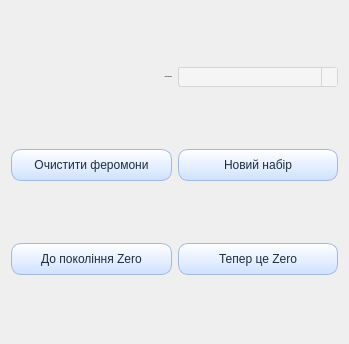
       <widget class="QWidget" name="scrollAreaWidgetContents_2">
        <property name="geometry">
         <rect>
          <x>0</x>
          <y>0</y>
          <width>349</width>
          <height>344</height>
         </rect>
        </property>
        <layout class="QGridLayout" name="gridLayout_2">
         <property name="leftMargin">
          <number>2</number>
         </property>
         <property name="topMargin">
          <number>2</number>
         </property>
         <property name="rightMargin">
          <number>2</number>
         </property>
         <property name="bottomMargin">
          <number>2</number>
         </property>
         <property name="spacing">
          <number>2</number>
         </property>
         <item row="0" column="0">
          <widget class="QWidget" name="widget_3" native="true">
           <property name="minimumSize">
            <size>
             <width>0</width>
             <height>0</height>
            </size>
           </property>
           <property name="styleSheet">
            <string notr="true">background-color: #c8ffc8;

QPushButton {
    background: qlineargradient(x1:0, y1:0, x2:0, y2:1, stop:0 #ffffff, stop:1 #cfe1ff);
    color: #1c2e40;
    border: 1px solid #a2b9df;
    border-radius: 10px;
    padding: 8px 16px;
    outline: none;
}

QPushButton:hover {
    background: qlineargradient(x1:0, y1:0, x2:0, y2:1, stop:0 #f0f7ff, stop:1 #b6cfff);
    border: 2px solid #819ac4;
}

QPushButton:pressed {
    background: qlineargradient(x1:0, y1:0, x2:0, y2:1, stop:0 #d1e4ff, stop:1 #a2b9df);
    border: 2px solid #5c7aa4;
}

QPushButton:disabled {
    background: #e0eaf5;
    border: 2px solid #c0cddc;
    color: #95a5b8;
}
</string>
           </property>
           <layout class="QGridLayout" name="gridLayout_6">
            <item row="0" column="0">
             <widget class="QLabel" name="label_15">
              <property name="minimumSize">
               <size>
                <width>50</width>
                <height>0</height>
               </size>
              </property>
              <property name="maximumSize">
               <size>
                <width>200</width>
                <height>16777215</height>
               </size>
              </property>
              <property name="font">
               <font>
                <family>Arial</family>
                <pointsize>-1</pointsize>
                <bold>true</bold>
               </font>
              </property>
              <property name="styleSheet">
               <string notr="true">color: black</string>
              </property>
              <property name="text">
               <string>Готові набори:</string>
              </property>
              <property name="alignment">
               <set>Qt::AlignRight|Qt::AlignTrailing|Qt::AlignVCenter</set>
              </property>
             </widget>
            </item>
            <item row="1" column="1">
             <widget class="QPushButton" name="NewSetButton">
              <property name="styleSheet">
               <string notr="true">QPushButton {
    background: qlineargradient(x1:0, y1:0, x2:0, y2:1, stop:0 #ffffff, stop:1 #cfe1ff);
    color: #1c2e40;
    border: 1px solid #a2b9df;
    border-radius: 10px;
    padding: 8px 16px;
    outline: none;
}

QPushButton:hover {
    background: qlineargradient(x1:0, y1:0, x2:0, y2:1, stop:0 #f0f7ff, stop:1 #b6cfff);
    border: 2px solid #819ac4;
}

QPushButton:pressed {
    background: qlineargradient(x1:0, y1:0, x2:0, y2:1, stop:0 #d1e4ff, stop:1 #a2b9df);
    border: 2px solid #5c7aa4;
}

QPushButton:disabled {
    background: #e0eaf5;
    border: 2px solid #c0cddc;
    color: #95a5b8;
}
</string>
              </property>
              <property name="text">
               <string>Новий набір</string>
              </property>
             </widget>
            </item>
            <item row="0" column="1">
             <widget class="QComboBox" name="SettingsSetCB">
              <property name="styleSheet">
               <string notr="true">QComboBox {
    border: 1px solid #d5d5d5;  /* Зовнішня рамка */
    background: #f5f5f5;        /* Колір фону */
    padding: 1px 18px 1px 3px; /* Зовнішні відступи */
    border-radius: 3px;        /* Радіус скруглення кутів */
    min-width: 6em;            /* Мінімальна ширина */
	color: #1c2e40;
    selection-background-color: #ffffff; /* Білий фон для вибраного елемента */
    selection-color: black; /* Колір тексту вибраного елемента */
}
QComboBox:editable {
    background: white;         /* Колір фону в режимі редагування */
	color: #1c2e40;
}
QComboBox::drop-down {
    background: #f5f5f5;        /* Колір фону */
	color: #1c2e40;
    subcontrol-origin: padding;
    subcontrol-position: top right;
    width: 15px;               /* Ширина кнопки випадаючого списку */
    border-left: 1px solid #d5d5d5;  /* Ліва грань кнопки */
}
QComboBox::down-arrow {
	
	width: 13px;

   image: url(:/AntsSettingsVisual/arrow-down.png);  /* Зображення стрілки вниз */
}
QComboBox QAbstractItemView {
	background: #f5f5f5dd;        /* Колір фону */
	color: #1c2e40;
    border: 2px solid darkgray;
    selection-background-color: lightgray;
}</string>
              </property>
             </widget>
            </item>
            <item row="1" column="0">
             <widget class="QPushButton" name="ClearPheromonButton">
              <property name="styleSheet">
               <string notr="true">QPushButton {
    background: qlineargradient(x1:0, y1:0, x2:0, y2:1, stop:0 #ffffff, stop:1 #cfe1ff);
    color: #1c2e40;
    border: 1px solid #a2b9df;
    border-radius: 10px;
    padding: 8px 16px;
    outline: none;
}

QPushButton:hover {
    background: qlineargradient(x1:0, y1:0, x2:0, y2:1, stop:0 #f0f7ff, stop:1 #b6cfff);
    border: 2px solid #819ac4;
}

QPushButton:pressed {
    background: qlineargradient(x1:0, y1:0, x2:0, y2:1, stop:0 #d1e4ff, stop:1 #a2b9df);
    border: 2px solid #5c7aa4;
}

QPushButton:disabled {
    background: #e0eaf5;
    border: 2px solid #c0cddc;
    color: #95a5b8;
}
</string>
              </property>
              <property name="text">
               <string>Очистити феромони</string>
              </property>
             </widget>
            </item>
            <item row="2" column="0">
             <widget class="QPushButton" name="GenerationZeroButton">
              <property name="styleSheet">
               <string notr="true">QPushButton {
    background: qlineargradient(x1:0, y1:0, x2:0, y2:1, stop:0 #ffffff, stop:1 #cfe1ff);
    color: #1c2e40;
    border: 1px solid #a2b9df;
    border-radius: 10px;
    padding: 8px 16px;
    outline: none;
}

QPushButton:hover {
    background: qlineargradient(x1:0, y1:0, x2:0, y2:1, stop:0 #f0f7ff, stop:1 #b6cfff);
    border: 2px solid #819ac4;
}

QPushButton:pressed {
    background: qlineargradient(x1:0, y1:0, x2:0, y2:1, stop:0 #d1e4ff, stop:1 #a2b9df);
    border: 2px solid #5c7aa4;
}

QPushButton:disabled {
    background: #e0eaf5;
    border: 2px solid #c0cddc;
    color: #95a5b8;
}
</string>
              </property>
              <property name="text">
               <string>До покоління Zero</string>
              </property>
             </widget>
            </item>
            <item row="2" column="1">
             <widget class="QPushButton" name="NewGenerationZeroButton">
              <property name="styleSheet">
               <string notr="true">QPushButton {
    background: qlineargradient(x1:0, y1:0, x2:0, y2:1, stop:0 #ffffff, stop:1 #cfe1ff);
    color: #1c2e40;
    border: 1px solid #a2b9df;
    border-radius: 10px;
    padding: 8px 16px;
    outline: none;
}

QPushButton:hover {
    background: qlineargradient(x1:0, y1:0, x2:0, y2:1, stop:0 #f0f7ff, stop:1 #b6cfff);
    border: 2px solid #819ac4;
}

QPushButton:pressed {
    background: qlineargradient(x1:0, y1:0, x2:0, y2:1, stop:0 #d1e4ff, stop:1 #a2b9df);
    border: 2px solid #5c7aa4;
}

QPushButton:disabled {
    background: #e0eaf5;
    border: 2px solid #c0cddc;
    color: #95a5b8;
}
</string>
              </property>
              <property name="text">
               <string>Тепер це Zero</string>
              </property>
             </widget>
            </item>
           </layout>
          </widget>
         </item>
        </layout>
       </widget>
